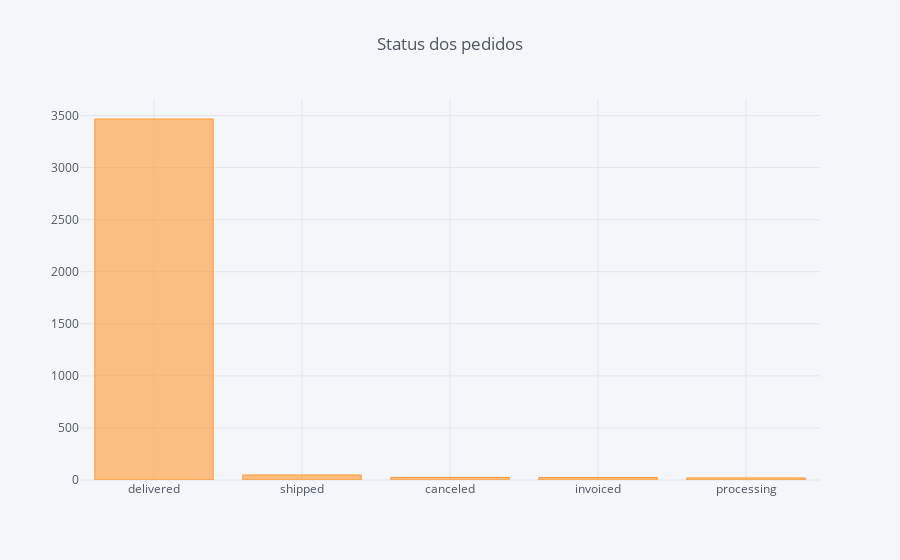

This figure's notebook cell:
### Markdown cell above
Um otimo modo de obter insights dos dados, é por meio de perguntas, como a seguir.

Qual a distribuição dos status dos pedidos?

### Code cell
df.order_status.value_counts().iplot(kind='bar', title='Status dos pedidos') # Os resultados mostram a maior parte de pedidos entregues.

### Figure 1 — Plotly figure (JSON) as saved in the notebook; plotly's stock layout.template omitted (floating-point values rounded to 4 significant figures)
{"data": [{"marker": {"color": "rgba(255, 153, 51, 0.6)", "line": {"color": "rgba(255, 153, 51, 1.0)", "width": 1}}, "name": "order_status", "orientation": "v", "text": "", "type": "bar", "uid": "477c4938-d54b-4949-a9f1-be7c959524fa", "x": ["delivered", "shipped", "canceled", "invoiced", "processing"], "y": [3467, 48, 25, 24, 20]}], "layout": {"legend": {"bgcolor": "#F5F6F9", "font": {"color": "#4D5663"}}, "paper_bgcolor": "#F5F6F9", "plot_bgcolor": "#F5F6F9", "title": {"font": {"color": "#4D5663"}, "text": "Status dos pedidos"}, "xaxis": {"gridcolor": "#E1E5ED", "showgrid": true, "tickfont": {"color": "#4D5663"}, "title": {"font": {"color": "#4D5663"}, "text": ""}, "zerolinecolor": "#E1E5ED"}, "yaxis": {"gridcolor": "#E1E5ED", "showgrid": true, "tickfont": {"color": "#4D5663"}, "title": {"font": {"color": "#4D5663"}, "text": ""}, "zerolinecolor": "#E1E5ED"}}}
